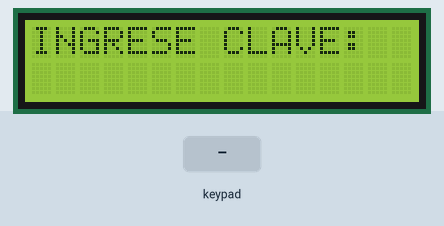
Simulated run of this sketch. Board: Arduino Uno, built with avr-gcc and run on an emulated ATmega328P. Shown: 16×2 character LCD. The test bench sets the inputs (shaded band).

Above: at 1.2 s.
1.3 s: keypad keys 7 + 5 = pressed 0.4 s apart
At 3.3 s:
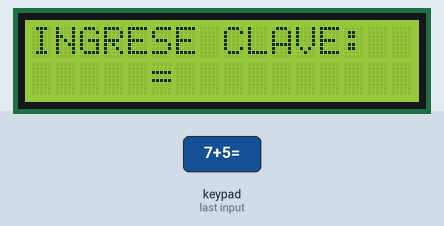
4.4 s: key '/' pressed
5.9 s: keypad keys 8 / 2 = pressed 0.4 s apart
At 6.91 s:
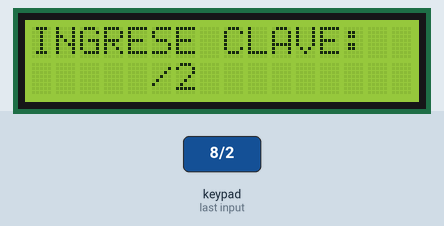
9.0 s: key 'x' pressed
At 9.6 s:
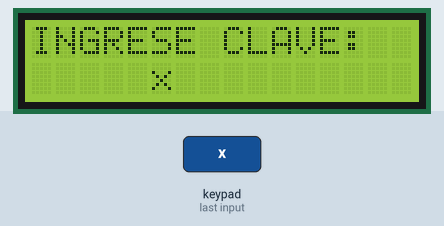
10.5 s: key 'N' pressed
At 11.7 s:
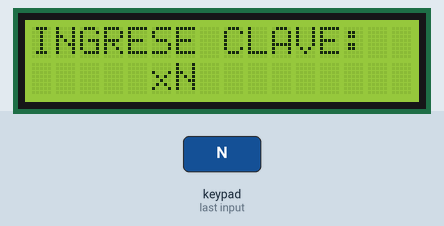
12.0 s: key '7' pressed
At 13.3 s:
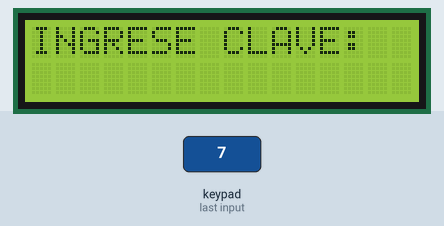
Timing chart, 0 to 14.5 s (numbered marks = the images above; inputs shaded):
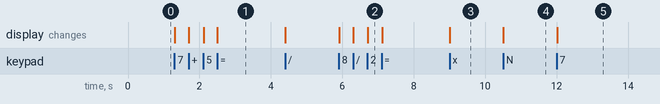

Measured:
- after the input at 1.3 s, the display: first changes at once (image 1 shows a later state)
- after the input at 5.9 s, the display: first changes at once (image 2 shows a later state)
- after the input at 9.0 s, the display: changes at once (image 3)
- after the input at 10.5 s, the display: changes at once (image 4)
- after the input at 12.0 s, the display: changes at once (image 5)

The sketch:

DeberTecladoMatricial.ino
```cpp
#include <Key.h>
#include <Keypad.h>
#include<LiquidCrystal.h>
char ingreso[3];
const byte filas=4;
const byte columnas=4;
byte pinsFilas[filas]= {A0,A1,A2,A3};
byte pinsColumnas[columnas]= {7,6,5,4};

char teclas[filas] [columnas]={
  {'7','8','9','/'},
  {'4','5','6','x'},
  {'1','2','3','-'},
  {'ON','0','=','+'},
};
Keypad teclado= Keypad(makeKeymap(teclas), pinsFilas,pinsColumnas, filas, columnas);
LiquidCrystal lcd(13,12,11,10,9,8);
char clave[]= {'1','3','1'};
char tecla;
int i=0;
int flag=0;
int flag_clave_incorrecta=0;
int flag_clave_correcta=0;
void setup() {
  Serial.begin(9600);
  lcd.begin(16,2);
}

void loop() {

while(flag_clave_correcta==0){
    lcd.setCursor(0, 0);
    lcd.print("INGRESE CLAVE:");
    lcd.setCursor(5, 1);
    flag_clave_correcta==0;
    i=0;
    while(i<3){
    tecla = teclado.getKey();
    if (tecla != NO_KEY)
      {
        ingreso[i]=tecla;
        i++;
        lcd.print(tecla);
                         }

                              }

  i=0;
  flag_clave_incorrecta=0;
  while((flag_clave_incorrecta==0) &&(i<3)){
  if(clave[i]!=ingreso[i]) {
    flag_clave_incorrecta=1;
    //delay(200);
    lcd.setCursor(0, 1);
    lcd.println("clave incorrecta");
    lcd.clear();
   }
   else{
    i++;
   }
  }
  if(i==3){
      flag_clave_correcta=1;
      //delay(200);
      lcd.setCursor(0, 0);
      lcd.println("clave correcta") ;
     // lcd.setCursor(0, 0);
      //lcd.clear();
      //lcd.println("   ingresando") ;
      //lcd.setCursor(0, 1);
      //lcd.println("   al sistema") ;
     }
    }
}
```
